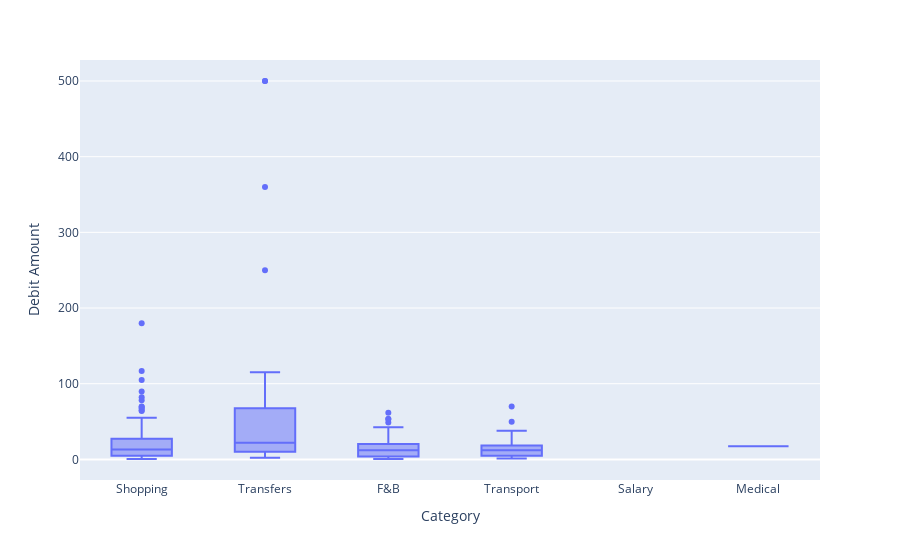

The notebook cell saved with this chart:
### Code cell
px.box(transaction_history, x="Category", y="Debit Amount")

### Figure 1 — Plotly figure (JSON) as saved in the notebook; plotly's stock layout.template omitted (floating-point values rounded to 4 significant figures; data arrays with more than 128 entries replaced by an {"elided": "..."} marker saying what was removed)
{"data": [{"alignmentgroup": "True", "hovertemplate": "Category=%{x}<br>Debit Amount=%{y}<extra></extra>", "legendgroup": "", "marker": {"color": "#636efa"}, "name": "", "notched": false, "offsetgroup": "", "orientation": "v", "showlegend": false, "type": "box", "x": {"elided": "336 str values"}, "x0": " ", "xaxis": "x", "y": {"elided": "336 float values"}, "y0": " ", "yaxis": "y"}], "layout": {"boxmode": "group", "legend": {"tracegroupgap": 0}, "margin": {"t": 60}, "xaxis": {"anchor": "y", "domain": [0, 1], "title": {"text": "Category"}}, "yaxis": {"anchor": "x", "domain": [0, 1], "title": {"text": "Debit Amount"}}}}
